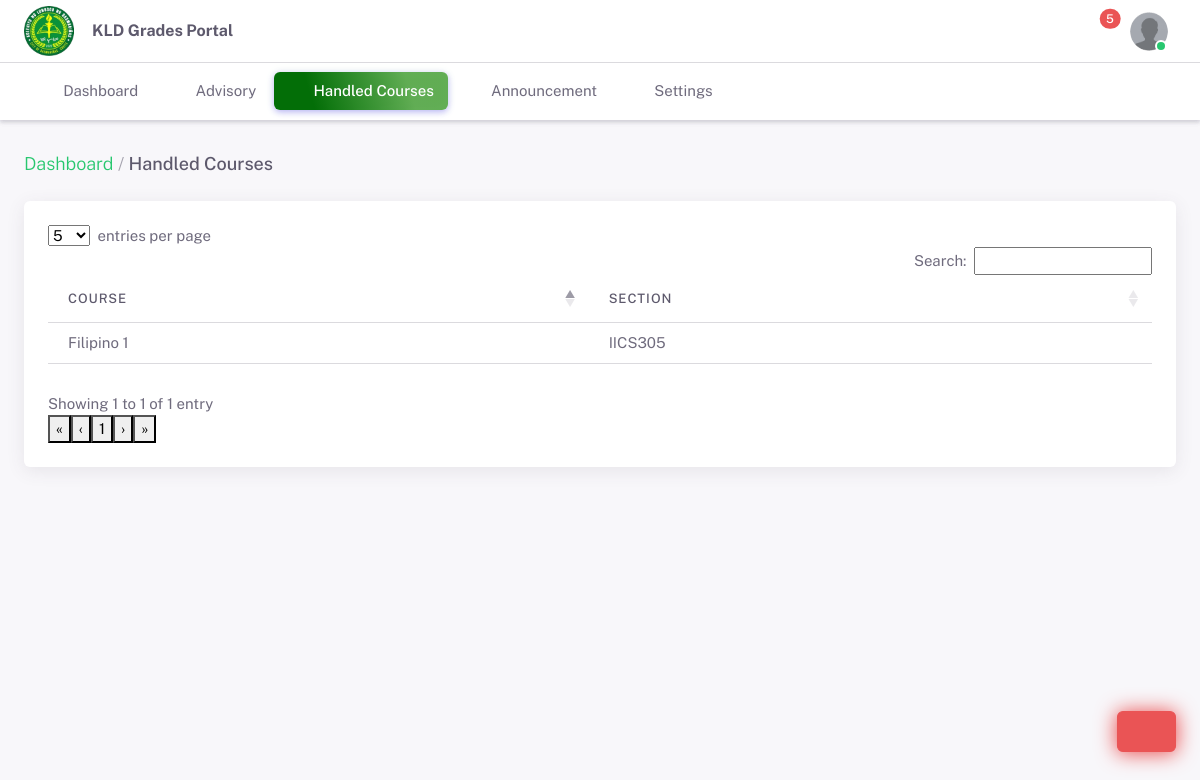
/faculty/handled-courses.php (signed in), run on the app's committed database.
### tables this page shows
CREATE TABLE `subject_course_tbl` (
  `subject_course_id` int(255) NOT NULL AUTO_INCREMENT,
  `advisor_id` varchar(255) NOT NULL,
  `section_id` varchar(255) NOT NULL,
  `course_id` varchar(255) NOT NULL,
  `is_archive` tinyint(4) NOT NULL DEFAULT 0,
  PRIMARY KEY (`subject_course_id`)
);

CREATE TABLE `course_tbl` (
  `course_id` varchar(255) NOT NULL,
  `course_name` varchar(255) NOT NULL,
  `course_code` varchar(255) NOT NULL,
  `course_unit` int(255) NOT NULL,
  `pre_requisite` varchar(255) DEFAULT NULL,
  `date_added` timestamp NOT NULL DEFAULT current_timestamp(),
  `is_archive` tinyint(4) NOT NULL DEFAULT 0,
  PRIMARY KEY (`course_id`)
);

CREATE TABLE `section_tbl` (
  `section_id` varchar(255) NOT NULL,
  `year_level` varchar(255) NOT NULL,
  `program_id` varchar(255) NOT NULL,
  `section_name` varchar(255) NOT NULL,
  `date_added` timestamp NOT NULL DEFAULT current_timestamp(),
  `is_archive` tinyint(4) DEFAULT 0,
  PRIMARY KEY (`section_id`)
);

### faculty/classes/control.class.php (called while the page is built, shortened)
<?php
include ('includes/includes.php');
class Control {
    private $view;
    public function __construct($id = null , $page = null){
        $this->model = new Model();
        $data_arr = $this->model->getById($id);
        $assignAdviserUnarchiveArr = $this->model->getAllAssignAdviser(0, $id);
        $assignAdviserArchiveArr = $this->model->getAllAssignAdviser(1, $id);
        $handledCoursesUnarchiveArr = $this->model->getAllCourseHandled(0, $id);
        $handledCoursesArchiveArr = $this->model->getAllCourseHandled(1, $id);
        $classListUnarchiveArr = null;
        $classListArchiveArr = null;
        $gradeCriteriaUnarchiveArr = null;
        $gradeCriteriaArchiveArr = null;
        $this->view = new View(
            $page,
            $data_arr,
            $assignAdviserUnarchiveArr ,
            $assignAdviserArchiveArr ,
            $classListUnarchiveArr,
            $classListArchiveArr ,
            $gradeCriteriaUnarchiveArr,
            $gradeCriteriaArchiveArr,
            $handledCoursesUnarchiveArr,
            $handledCoursesArchiveArr,
        );
    }
    public function subjectTaught()
    {
        $this->view->subjectTaughtContent();
    }
}
?>

### faculty/classes/dbconfig.class.php (called while the page is built, shortened)
<?php
class Dbconfig
{
    private $hostname = "localhost";
    private $dbusername = "root";
    private $dbpw = "";
    private $dbname = "grade_portal_db";
    public function db()
    {
        $dsn = 'mysql:host=' . $this->hostname . ';dbname=' . $this->dbname;
        try {
            $pdo = new PDO($dsn, $this->dbusername, $this->dbpw);
            $pdo->setAttribute(PDO::ATTR_DEFAULT_FETCH_MODE, PDO::FETCH_ASSOC);
            return $pdo;
        } catch (PDOException $e) {
            echo 'Connection failed: ' . $e->getMessage();
            return null;
        }
    }
}

### faculty/classes/model.class.php (called while the page is built, shortened)
<?php
class Model extends Dbconfig
{
    protected function readById($id)
    {
        try {
            $sql = "SELECT * FROM advisor_tbl WHERE advisor_id = ?";
            $stmt = $this->db()->prepare($sql);
            $stmt->execute([$id]);
            $data = $stmt->fetch(PDO::FETCH_ASSOC);
            return $data;
        } catch (PDOException $e) {
            echo "Error: " . $e->getMessage();
            return false;
        }
    }
    public function getById($id)
    {
        return $this->readById($id);
    }
    protected function readCourseHandled($condition, $advisor_id)
    {
        $sql = "SELECT * FROM subject_course_tbl INNER JOIN section_tbl ON subject_course_tbl.section_id = section_tbl.section_id INNER JOIN course_tbl ON subject_course_tbl.course_id = course_tbl.course_id WHERE subject_course_tbl.is_archive = ? AND subject_course_tbl.advisor_id = ?";
        $stmt = $this->db()->prepare($sql);
        $stmt->execute([$condition, $advisor_id]);
        $data = $stmt->fetchAll();
        return $data;
    }
    public function getAllCourseHandled($condition, $advisor_id)
    {
        return $this->readCourseHandled($condition, $advisor_id);
    }
}

### faculty/includes/includes.php (called while the page is built, shortened)
<?php
spl_autoload_register(function ($class_name) {
    $class_map = [
        'dbconfig' => 'classes/dbconfig.class.php',
        'model' => 'classes/model.class.php',
        'view' => 'classes/view.class.php',
        'import' => 'classes/import.class.php',
        'control' => 'classes/control.class.php',
        'action' => 'classes/action.class.php',
    ];
});

### faculty/classes/view.class.php (the view, shortened to what this page needs)
<?php
include('includes/includes.php');
class View
{
    private $data, $assignAdviser, $archivedAssignAdviser, $classList, $archivedClassList, $gradeCriteria, $archivedGradeCriteria, $handledCourses, $archivedHandledCourses;
    public $statusDashboard;
    public $statusAdvises;
    public $statusSubjectTaught;
    public function __construct(
        $page,
        $dataArr = null,
        $unarchivedAssignAdviser = null,
        $archivedAssignAdviser = null,
        $unarchivedClassList = null,
        $archivedClassList = null,
        $unarchivedGradeCriteria = null,
        $archivedGradeCriteria = null,
        $unarchivedHandledCourses = null,
        $archivedHandledCourses = null,
    ) {
        $this->data = $dataArr;
        $this->active_page = $page;
        $this->handledCourses = $unarchivedHandledCourses;
        switch ($this->active_page) {
            case 'subject_taught':
                $this->statusSubjectTaught = 'active';
                break;
        }
    }
    public function header()
    {
?>
        <nav class="layout-navbar navbar navbar-expand-xl align-items-center bg-navbar-theme" id="layout-navbar">
            <div class="container-xxl">
                <div class="navbar-brand app-brand demo d-none d-xl-flex py-2 me-4">
                    <a href="index.php" class="app-brand-link gap-2">
                        <img src="assets/images/logo.png" width="50" alt="" />
                        <span class="app-brand-text menu-text fw-bold">KLD Grades Portal</span>
                    </a>
                </div>
                <div class="navbar-nav-right d-flex align-items-center" id="navbar-collapse">
                    <ul class="navbar-nav flex-row align-items-center ms-auto">
                        <li class="nav-item dropdown-notifications navbar-dropdown dropdown me-3 me-xl-1">
                            <a class="nav-link dropdown-toggle hide-arrow" href="javascript:void(0);" data-bs-toggle="dropdown" data-bs-auto-close="outside" aria-expanded="false">
                                <i class="ti ti-bell ti-md"></i>
                                <span class="badge bg-danger rounded-pill badge-notifications">5</span>
                            </a>
                        </li>
                        <li class="nav-item navbar-dropdown dropdown-user dropdown">
                            <a class="nav-link dropdown-toggle hide-arrow" href="javascript:void(0);" data-bs-toggle="dropdown">
                                <div class="avatar avatar-online">
                                    <img src="<?= $this->data['profile_img'] == '' || null ? "assets/images/dummy.png" : $this->data['profile_img'] ?>" alt class="h-auto rounded-circle" />
                                </div>
                            </a>
                        </li>
                    </ul>
                </div>
            </div>
        </nav>
    <?php
    }
    public function navbar()
    {
    ?>
        <aside id="layout-menu" class="layout-menu-horizontal menu-horizontal menu bg-menu-theme flex-grow-0">
            <div class="container-xxl d-flex h-100">
                <ul class="menu-inner">
                    <li class="menu-item <?php echo $this->statusDashboard ?>">
                        <a href="index.php" class="menu-link">
                            <i class="menu-icon tf-icons ti ti-smart-home"></i>
                            <div data-i18n="Dashboard">Dashboard</div>
                        </a>
                    </li>
                    <li class="menu-item <?php echo $this->statusAdvises ?>">
                        <a href="advisory.php" class="menu-link">
                            <i class="menu-icon tf-icons ti ti-users"></i>
                            <div data-i18n="Advisory">Advisory</div>
                        </a>
                    </li>
                    <li class="menu-item <?php echo $this->statusSubjectTaught ?>">
                        <a href="handled-courses.php" class="menu-link">
                            <i class="menu-icon tf-icons ti ti-notebook"></i>
                            <div data-i18n="Handled Courses">Handled Courses</div>
                        </a>
                    </li>
                    <li class="menu-item">
                        <a href="announcement.php" class="menu-link">
                            <i class="menu-icon tf-icons ti ti-message"></i>
                            <div data-i18n="Announcement">Announcement</div>
                        </a>
                    </li>
                    <li class="menu-item">
                        <a href="settings.php" class="menu-link">
                            <i class="menu-icon tf-icons ti ti-settings"></i>
                            <div data-i18n="Settings">Settings</div>
                        </a>
                    </li>
                </ul>
            </div>
        </aside>
    <?php
    }
    ?>
    <?php
    public function subjectTaughtContent()
    {
    ?>
        <div class="layout-wrapper layout-navbar-full layout-horizontal layout-without-menu">
            <div class="layout-container">
                <?php $this->header(); ?>
                <div class="layout-page">
                    <div class="content-wrapper">
                        <?php $this->navbar();  ?>
                        <div class="container-xxl flex-grow-1 container-p-y">
                            <div class="d-flex align-items-center justify-content-between">
                                <h5 class="py-2">
                                    <span class="text-muted fw-light"><a href="index.php" class="text-success">Dashboard</a> /</span> Handled Courses
                                </h5>
                            </div>
                            <div class="card">
                                <div class="card-body table-responsive">
                                    <table id="handledCoursesDatatable" class="table display compact">
                                        <thead>
                                            <tr>
                                                <th>Course</th>
                                                <th>Section</th>
                                            </tr>
                                        </thead>
                                        <tbody>
                                            <?php
                                            $handledCourses = $this->handledCourses;
                                            if (!$handledCourses) {
                                                echo '<tr><td colspan="7"><h4 class="text-center text-danger mt-2">No data found yet!</h4></td></tr>';
                                            } else {
                                                foreach ($handledCourses as $handledCourse => $data) {
                                            ?>
                                                    <tr>
                                                        <td><?= $data['course_name'] ?></td>
                                                        <td><?= $data['section_name'] ?></td>
                                                    </tr>
                                            <?php
                                                }
                                            }
                                            ?>
                                        </tbody>
                                    </table>
                                </div>
                            </div>
                        </div>
                    </div>
                </div>
            </div>
        </div>
        <div class="buy-now">
            <a href="#" class="btn btn-danger btn-buy-now">
                <i class="ti ti-headset ti-sm"></i>
            </a>
        </div>
<?php
    }
}
?>

### data on the page
subject_course_tbl: course.course_name "Filipino 1", section.section_name "IICS305"
